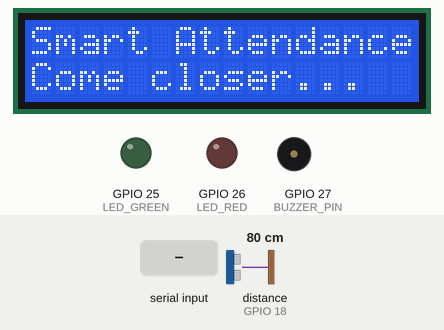
Bench run of a sketch on a simulated ESP32. Parts: 16×2 character LCD, output pins drawn as LEDs (lit = HIGH), buzzer (waves = sounding, pin HIGH). Wiring (inferred from the names in the program): ultrasonic range finder: trigger GPIO 5; echo GPIO 18. The inputs (shaded band) are chosen by the test bench; at power-on: distance to the obstacle (sensor on GPIO 18) 80 cm. The echo pulse lasts 58.3 µs per cm; pins used as bus, display or sensor lines are not drawn; what the sketch prints to the serial monitor is not drawn.

Above: at 1.2 s.
1.3 s: "RESULT:OK:\n" received over Serial
At 2.3 s:
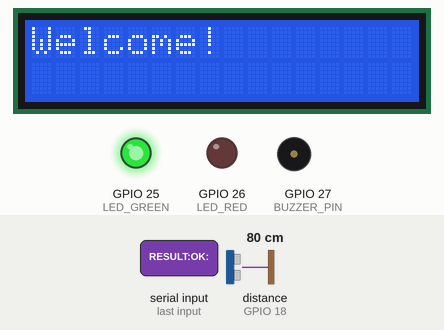
4.3 s: distance to the obstacle (sensor on GPIO 18) set to 34 cm
5.8 s: distance to the obstacle (sensor on GPIO 18) set to 28 cm
At 6.9 s:
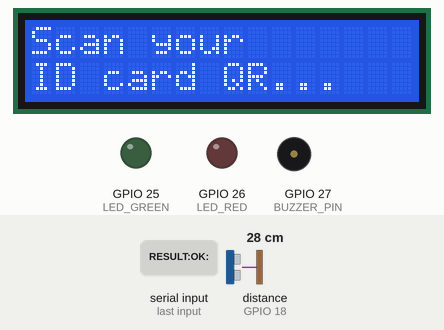
7.4 s: "STATE:BLINK\n" received over Serial
At 8.1 s:
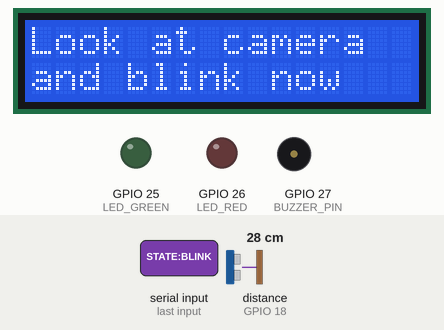
9.0 s: "RESULT:FAIL:\n" received over Serial
At 9.5 s:
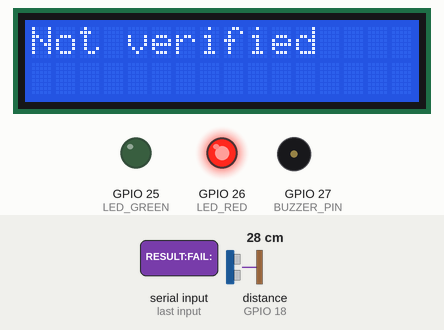
12.0 s: "STATE:PROCESSING\n" received over Serial
At 12.6 s:
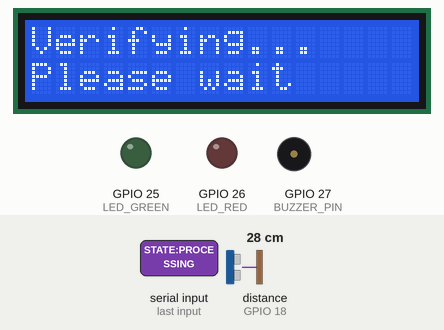
Timing chart, 0 to 14.5 s (numbered marks = the images above; inputs shaded):
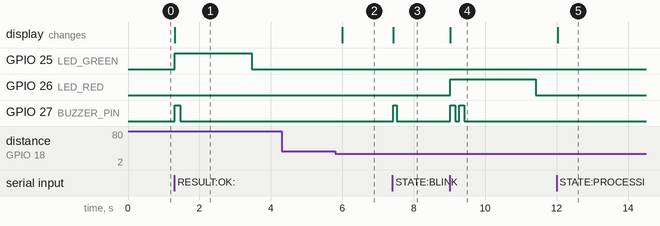

The sketch:

esp32_attendance_firmware.ino
```cpp
/*
 * Smart Attendance System — ESP32 firmware
 * -----------------------------------------
 * Ultrasonic proximity trigger + I2C LCD + LED + buzzer.
 * Talks to the laptop over USB Serial (115200 baud) using simple text commands.
 * All the camera/QR/face/liveness logic lives on the laptop — this board only
 * senses proximity and displays/signals what the laptop tells it to.
 *
 * WIRING
 * ------
 * HC-SR04 ultrasonic sensor:
 *   VCC  -> 5V
 *   GND  -> GND
 *   TRIG -> GPIO 5
 *   ECHO -> GPIO 18   *** THROUGH A VOLTAGE DIVIDER ***
 *           HC-SR04's Echo pin outputs 5V, but ESP32 GPIOs are only 3.3V
 *           tolerant. Use a simple divider: Echo -> 1kΩ -> GPIO18, and a
 *           2kΩ resistor from GPIO18 to GND. Skipping this can damage the pin.
 *
 * 16x2 I2C LCD (with PCF8574 backpack):
 *   VCC -> 5V   GND -> GND   SDA -> GPIO 21   SCL -> GPIO 22
 *
 * Green LED:  anode -> 220ohm resistor -> GPIO 25, cathode -> GND
 * Red LED:    anode -> 220ohm resistor -> GPIO 26, cathode -> GND
 * Buzzer (active buzzer, 2-pin): + -> GPIO 27, - -> GND
 *
 * REQUIRED LIBRARY
 * -----------------
 * Arduino IDE > Tools > Manage Libraries > search "LiquidCrystal I2C"
 * Install the one by Frank de Brabander.
 *
 * If your LCD doesn't light up, your I2C address might be 0x3F instead of
 * 0x27 — run an I2C scanner sketch if unsure.
 */

#include <Wire.h>
#include <LiquidCrystal_I2C.h>

// ---- Pin config ----
const int TRIG_PIN = 5;
const int ECHO_PIN = 18;
const int LED_GREEN = 25;
const int LED_RED = 26;
const int BUZZER_PIN = 27;

// ---- LCD config ----
LiquidCrystal_I2C lcd(0x27, 16, 2);

// ---- Behavior config ----
const float DIST_THRESHOLD_CM = 30.0;   // trigger when someone is closer than this
const unsigned long DEBOUNCE_MS = 500;  // min time between distance readings

bool busy = false;  // true while a scan cycle is in progress (waiting on the laptop)
unsigned long lastReadMs = 0;

void setup() {
  Serial.begin(115200);
  pinMode(TRIG_PIN, OUTPUT);
  pinMode(ECHO_PIN, INPUT);
  pinMode(LED_GREEN, OUTPUT);
  pinMode(LED_RED, OUTPUT);
  pinMode(BUZZER_PIN, OUTPUT);

  Wire.begin(21, 22);
  lcd.init();
  lcd.backlight();
  showIdle();
}

void loop() {
  // 1. Listen for commands from the laptop
  if (Serial.available()) {
    String cmd = Serial.readStringUntil('\n');
    cmd.trim();
    if (cmd.length() > 0) handleCommand(cmd);
  }

  // 2. If idle, watch the ultrasonic sensor for someone approaching
  if (!busy && millis() - lastReadMs > DEBOUNCE_MS) {
    lastReadMs = millis();
    float dist = readDistanceCm();
    if (dist > 0 && dist < DIST_THRESHOLD_CM) {
      busy = true;
      Serial.println("TRIGGER");
      showMessage("Scan your", "ID card QR...");
    }
  }
}

void handleCommand(String cmd) {
  if (cmd == "STATE:SCAN_QR") {
    showMessage("Scan your", "ID card QR...");

  } else if (cmd == "STATE:BLINK") {
    showMessage("Look at camera", "and blink now");
    beep(1, 100);

  } else if (cmd == "STATE:PROCESSING") {
    showMessage("Verifying...", "Please wait");

  } else if (cmd.startsWith("RESULT:OK:")) {
    String name = cmd.substring(String("RESULT:OK:").length());
    showMessage("Welcome!", name);
    digitalWrite(LED_GREEN, HIGH);
    beep(1, 150);
    delay(2000);
    digitalWrite(LED_GREEN, LOW);

  } else if (cmd.startsWith("RESULT:FAIL:")) {
    String reason = cmd.substring(String("RESULT:FAIL:").length());
    showMessage("Not verified", reason);
    digitalWrite(LED_RED, HIGH);
    beep(2, 150);
    delay(2000);
    digitalWrite(LED_RED, LOW);

  } else if (cmd == "STATE:IDLE") {
    busy = false;
    showIdle();
  }
}

float readDistanceCm() {
  digitalWrite(TRIG_PIN, LOW);
  delayMicroseconds(2);
  digitalWrite(TRIG_PIN, HIGH);
  delayMicroseconds(10);
  digitalWrite(TRIG_PIN, LOW);

  long duration = pulseIn(ECHO_PIN, HIGH, 30000);  // 30ms timeout (~5m range)
  if (duration == 0) return -1;
  return duration * 0.0343 / 2.0;
}

void beep(int times, int duration) {
  for (int i = 0; i < times; i++) {
    digitalWrite(BUZZER_PIN, HIGH);
    delay(duration);
    digitalWrite(BUZZER_PIN, LOW);
    if (i < times - 1) delay(100);
  }
}

void showIdle() {
  showMessage("Smart Attendance", "Come closer...");
}

void showMessage(String line1, String line2) {
  lcd.clear();
  lcd.setCursor(0, 0);
  lcd.print(line1);
  lcd.setCursor(0, 1);
  lcd.print(line2);
}
```

Measured:
- the behaviour switches between 31 and 30 cm on distance to the obstacle (sensor on GPIO 18) (found by bisection; images 1 and 2)
- after the input at 1.3 s, GPIO 25 (LED_GREEN): LOW → HIGH at once, → LOW 2.2 s later; GPIO 27 (BUZZER_PIN): LOW → HIGH at once, → LOW 0.15 s later; the display: changes at once (image 1)
- after the input at 4.3 s, every drawn part: stays the same
- after the input at 5.8 s, the display: changes after 0.20 s (image 2)
- after the input at 7.4 s, GPIO 27 (BUZZER_PIN): LOW → HIGH at once, → LOW 0.10 s later; the display: changes at once (image 3)
- after the input at 9.0 s, GPIO 26 (LED_RED): LOW → HIGH at once, → LOW 2.4 s later; GPIO 27 (BUZZER_PIN): alternates HIGH for 0.15 s and LOW for 0.10 s, 4 changes in all, then stays LOW, starting at once; the display: changes at once (image 4)
- after the input at 12.0 s, the display: changes at once (image 5)
